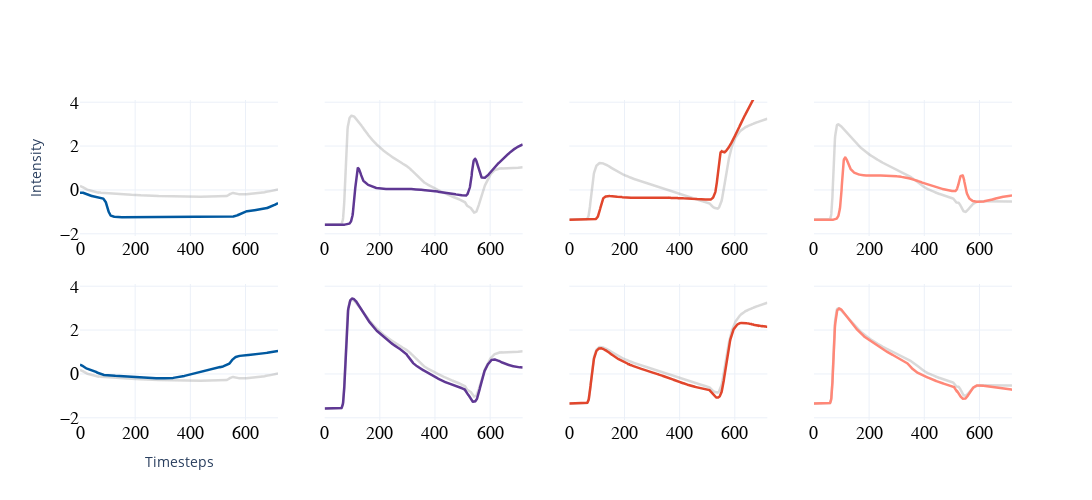

The notebook cell this image was saved under:
### Code cell
import plotly.graph_objects as go


def format_title(title, subtitle=None, subtitle_font_size=14):
    title = f"<b>{title}</b>"
    if not subtitle:
        return title
    subtitle = f'<span style="font-size: {subtitle_font_size}px;">{subtitle}</span>'
    return f"{title}<br>{subtitle}"

color = ["#E1462C", "#0059A0", "#5F3893", "#FF8777","#0A2C6E", "#CEDEEB"]

from plotly.subplots import make_subplots

fig = make_subplots(
    rows=2,
    cols=4,
)

fig.add_trace(
    go.Scatter(y=x[0], name="ND", marker_color="grey", opacity=0.3, showlegend=False, line=dict(width=2.5)),
    row=1,
    col=1,
)
fig.add_trace(
    go.Scatter(y=cf_high[0], name="cf ND", marker_color=color[1], showlegend=False, line=dict(width=2.5)),
    row=1,
    col=1,
)
fig.add_trace(
    go.Scatter(
        y=x[1], name="LP725", marker_color="grey", opacity=0.3, showlegend=False, line=dict(width=2.5)
    ),
    row=1,
    col=2,
)
fig.add_trace(
    go.Scatter(y=cf_high[1], name="cf LP725", marker_color=color[2], showlegend=False, line=dict(width=2.5)),
    row=1,
    col=2,
)
fig.add_trace(
    go.Scatter(
        y=x[2], name="LP780", marker_color="grey", opacity=0.3, showlegend=False, line=dict(width=2.5)
    ),
    row=1,
    col=3,
)
fig.add_trace(
    go.Scatter(y=cf_high[2], name="cf LP780", marker_color=color[0], showlegend=False, line=dict(width=2.5)),
    row=1,
    col=3,
)
fig.add_trace(
    go.Scatter(
        y=x[3], name="SP775", marker_color="grey", opacity=0.3, showlegend=False, line=dict(width=2.5)
    ),
    row=1,
    col=4,
)
fig.add_trace(
    go.Scatter(
        y=cf_high[3], name="cf NSP775D", marker_color=color[3], showlegend=False, line=dict(width=2.5)
    ),
    row=1,
    col=4,
)

fig.add_trace(
    go.Scatter(y=x[0], name="ND", marker_color="grey", opacity=0.3, showlegend=False, line=dict(width=2.5)),
    row=2,
    col=1,
)
fig.add_trace(
    go.Scatter(y=cf_low[0], name="cf ND", marker_color=color[1], showlegend=False, line=dict(width=2.5)),
    row=2,
    col=1,
)
fig.add_trace(
    go.Scatter(
        y=x[1], name="LP725", marker_color="grey", opacity=0.3, showlegend=False, line=dict(width=2.5)
    ),
    row=2,
    col=2,
)
fig.add_trace(
    go.Scatter(y=cf_low[1], name="cf LP725", marker_color=color[2], showlegend=False, line=dict(width=2.5)),
    row=2,
    col=2,
)
fig.add_trace(
    go.Scatter(
        y=x[2], name="LP780", marker_color="grey", opacity=0.3, showlegend=False, line=dict(width=2.5)
    ),
    row=2,
    col=3,
)
fig.add_trace(
    go.Scatter(y=cf_low[2], name="cf LP780", marker_color=color[0], showlegend=False, line=dict(width=2.5)),
    row=2,
    col=3,
)
fig.add_trace(
    go.Scatter(
        y=x[3], name="SP775", marker_color="grey", opacity=0.3, showlegend=False, line=dict(width=2.5)
    ),
    row=2,
    col=4,
)
fig.add_trace(
    go.Scatter(
        y=cf_low[3], name="cf NSP775D", marker_color=color[3], showlegend=False, line=dict(width=2.5)
    ),
    row=2,
    col=4,
)

fig.update_yaxes(title=None,zeroline=False, showticklabels = False,)
fig.update_yaxes(title_text=None, range = [-2.1,4.1],  tickfont= dict(size=18, family="Helvetica", color="rgb(0,0,0)"))
fig.update_xaxes(title=None, zeroline=False,  tickfont= dict(size=18, family="Helvetica", color="rgb(0,0,0)"))

fig.update_yaxes(title="Intensity",showticklabels = True, row=1, col=1)
fig.update_yaxes(showticklabels = True, row=2, col=1)
fig.update_xaxes(title="Timesteps", row=2, col=1)

fig.update_layout(
    legend_title=None,
    title_y=0.95,
    title_x=0.035,
    template="plotly_white",
    height=500,
    width=1200,
)

fig.write_image("xai/images/"+ target + "/1D/1D_cf_nn.png", scale=2)

fig.show()

### Figure 1 — Plotly figure (JSON) as saved in the notebook; plotly's stock layout.template omitted (floating-point values rounded to 4 significant figures; data arrays with more than 128 entries replaced by an {"elided": "..."} marker saying what was removed)
{"data": [{"line": {"width": 2.5}, "marker": {"color": "grey"}, "name": "ND", "opacity": 0.3, "showlegend": false, "type": "scatter", "xaxis": "x", "y": {"elided": "719 float values"}, "yaxis": "y"}, {"line": {"width": 2.5}, "marker": {"color": "#0059A0"}, "name": "cf ND", "showlegend": false, "type": "scatter", "xaxis": "x", "y": {"elided": "719 float values"}, "yaxis": "y"}, {"line": {"width": 2.5}, "marker": {"color": "grey"}, "name": "LP725", "opacity": 0.3, "showlegend": false, "type": "scatter", "xaxis": "x2", "y": {"elided": "719 float values"}, "yaxis": "y2"}, {"line": {"width": 2.5}, "marker": {"color": "#5F3893"}, "name": "cf LP725", "showlegend": false, "type": "scatter", "xaxis": "x2", "y": {"elided": "719 float values"}, "yaxis": "y2"}, {"line": {"width": 2.5}, "marker": {"color": "grey"}, "name": "LP780", "opacity": 0.3, "showlegend": false, "type": "scatter", "xaxis": "x3", "y": {"elided": "719 float values"}, "yaxis": "y3"}, {"line": {"width": 2.5}, "marker": {"color": "#E1462C"}, "name": "cf LP780", "showlegend": false, "type": "scatter", "xaxis": "x3", "y": {"elided": "719 float values"}, "yaxis": "y3"}, {"line": {"width": 2.5}, "marker": {"color": "grey"}, "name": "SP775", "opacity": 0.3, "showlegend": false, "type": "scatter", "xaxis": "x4", "y": {"elided": "719 float values"}, "yaxis": "y4"}, {"line": {"width": 2.5}, "marker": {"color": "#FF8777"}, "name": "cf NSP775D", "showlegend": false, "type": "scatter", "xaxis": "x4", "y": {"elided": "719 float values"}, "yaxis": "y4"}, {"line": {"width": 2.5}, "marker": {"color": "grey"}, "name": "ND", "opacity": 0.3, "showlegend": false, "type": "scatter", "xaxis": "x5", "y": {"elided": "719 float values"}, "yaxis": "y5"}, {"line": {"width": 2.5}, "marker": {"color": "#0059A0"}, "name": "cf ND", "showlegend": false, "type": "scatter", "xaxis": "x5", "y": {"elided": "719 float values"}, "yaxis": "y5"}, {"line": {"width": 2.5}, "marker": {"color": "grey"}, "name": "LP725", "opacity": 0.3, "showlegend": false, "type": "scatter", "xaxis": "x6", "y": {"elided": "719 float values"}, "yaxis": "y6"}, {"line": {"width": 2.5}, "marker": {"color": "#5F3893"}, "name": "cf LP725", "showlegend": false, "type": "scatter", "xaxis": "x6", "y": {"elided": "719 float values"}, "yaxis": "y6"}, {"line": {"width": 2.5}, "marker": {"color": "grey"}, "name": "LP780", "opacity": 0.3, "showlegend": false, "type": "scatter", "xaxis": "x7", "y": {"elided": "719 float values"}, "yaxis": "y7"}, {"line": {"width": 2.5}, "marker": {"color": "#E1462C"}, "name": "cf LP780", "showlegend": false, "type": "scatter", "xaxis": "x7", "y": {"elided": "719 float values"}, "yaxis": "y7"}, {"line": {"width": 2.5}, "marker": {"color": "grey"}, "name": "SP775", "opacity": 0.3, "showlegend": false, "type": "scatter", "xaxis": "x8", "y": {"elided": "719 float values"}, "yaxis": "y8"}, {"line": {"width": 2.5}, "marker": {"color": "#FF8777"}, "name": "cf NSP775D", "showlegend": false, "type": "scatter", "xaxis": "x8", "y": {"elided": "719 float values"}, "yaxis": "y8"}], "layout": {"height": 500, "legend": {"title": {}}, "title": {"x": 0.035, "y": 0.95}, "width": 1200, "xaxis": {"anchor": "y", "domain": [0, 0.2125], "tickfont": {"color": "rgb(0,0,0)", "family": "Helvetica", "size": 18}, "title": {}, "zeroline": false}, "xaxis2": {"anchor": "y2", "domain": [0.2625, 0.475], "tickfont": {"color": "rgb(0,0,0)", "family": "Helvetica", "size": 18}, "title": {}, "zeroline": false}, "xaxis3": {"anchor": "y3", "domain": [0.525, 0.7375], "tickfont": {"color": "rgb(0,0,0)", "family": "Helvetica", "size": 18}, "title": {}, "zeroline": false}, "xaxis4": {"anchor": "y4", "domain": [0.7875, 1], "tickfont": {"color": "rgb(0,0,0)", "family": "Helvetica", "size": 18}, "title": {}, "zeroline": false}, "xaxis5": {"anchor": "y5", "domain": [0, 0.2125], "tickfont": {"color": "rgb(0,0,0)", "family": "Helvetica", "size": 18}, "title": {"text": "Timesteps"}, "zeroline": false}, "xaxis6": {"anchor": "y6", "domain": [0.2625, 0.475], "tickfont": {"color": "rgb(0,0,0)", "family": "Helvetica", "size": 18}, "title": {}, "zeroline": false}, "xaxis7": {"anchor": "y7", "domain": [0.525, 0.7375], "tickfont": {"color": "rgb(0,0,0)", "family": "Helvetica", "size": 18}, "title": {}, "zeroline": false}, "xaxis8": {"anchor": "y8", "domain": [0.7875, 1], "tickfont": {"color": "rgb(0,0,0)", "family": "Helvetica", "size": 18}, "title": {}, "zeroline": false}, "yaxis": {"anchor": "x", "domain": [0.575, 1], "range": [-2.1, 4.1], "showticklabels": true, "tickfont": {"color": "rgb(0,0,0)", "family": "Helvetica", "size": 18}, "title": {"text": "Intensity"}, "zeroline": false}, "yaxis2": {"anchor": "x2", "domain": [0.575, 1], "range": [-2.1, 4.1], "showticklabels": false, "tickfont": {"color": "rgb(0,0,0)", "family": "Helvetica", "size": 18}, "title": {}, "zeroline": false}, "yaxis3": {"anchor": "x3", "domain": [0.575, 1], "range": [-2.1, 4.1], "showticklabels": false, "tickfont": {"color": "rgb(0,0,0)", "family": "Helvetica", "size": 18}, "title": {}, "zeroline": false}, "yaxis4": {"anchor": "x4", "domain": [0.575, 1], "range": [-2.1, 4.1], "showticklabels": false, "tickfont": {"color": "rgb(0,0,0)", "family": "Helvetica", "size": 18}, "title": {}, "zeroline": false}, "yaxis5": {"anchor": "x5", "domain": [0, 0.425], "range": [-2.1, 4.1], "showticklabels": true, "tickfont": {"color": "rgb(0,0,0)", "family": "Helvetica", "size": 18}, "title": {}, "zeroline": false}, "yaxis6": {"anchor": "x6", "domain": [0, 0.425], "range": [-2.1, 4.1], "showticklabels": false, "tickfont": {"color": "rgb(0,0,0)", "family": "Helvetica", "size": 18}, "title": {}, "zeroline": false}, "yaxis7": {"anchor": "x7", "domain": [0, 0.425], "range": [-2.1, 4.1], "showticklabels": false, "tickfont": {"color": "rgb(0,0,0)", "family": "Helvetica", "size": 18}, "title": {}, "zeroline": false}, "yaxis8": {"anchor": "x8", "domain": [0, 0.425], "range": [-2.1, 4.1], "showticklabels": false, "tickfont": {"color": "rgb(0,0,0)", "family": "Helvetica", "size": 18}, "title": {}, "zeroline": false}}}
